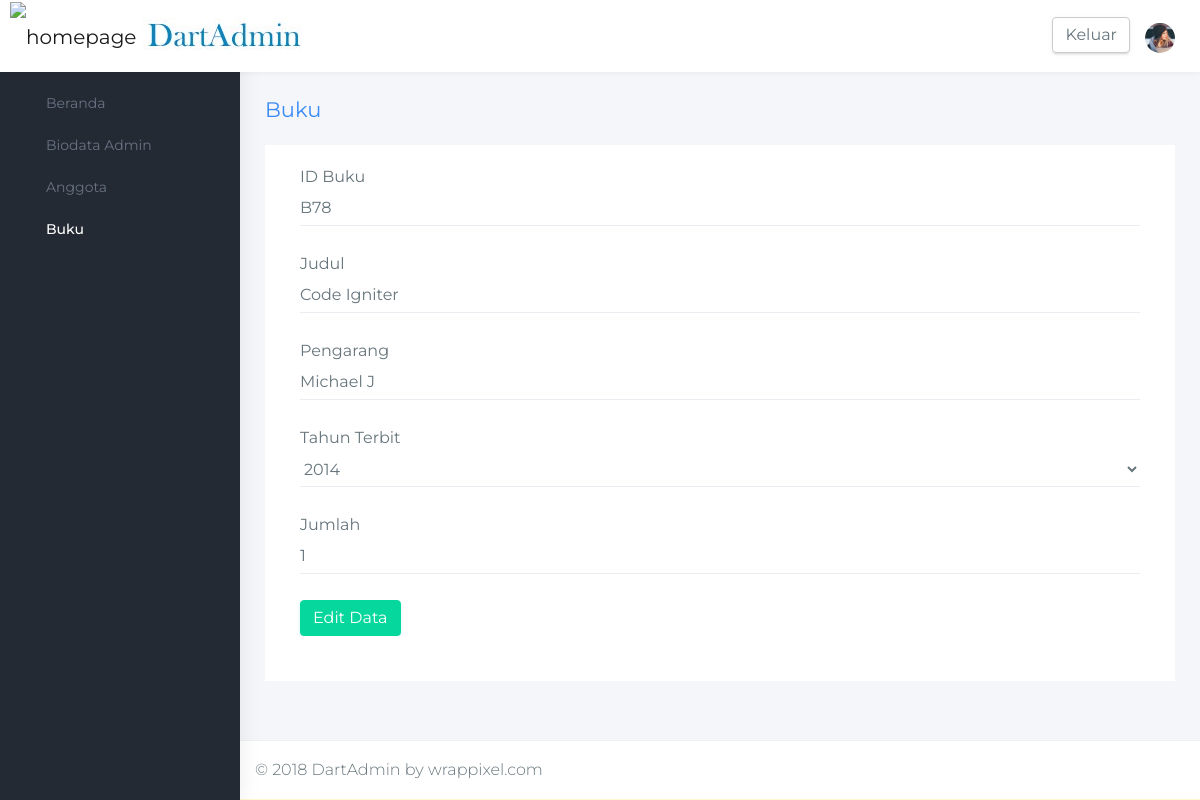
The page /index.php/buku/edit_data/B78 on the database its author committed.
### tables this page shows
CREATE TABLE `data_buku` (
  `id_buku` varchar(11) NOT NULL,
  `judul` varchar(100) NOT NULL,
  `pengarang` varchar(50) NOT NULL,
  `tahun_terbit` int(11) NOT NULL,
  `jumlah` int(11) NOT NULL
);

### application/controllers/Buku.php (called while the page is built, shortened)
<?php
class Buku extends CI_Controller {
	public function __construct()
    {
        $this->load->model('model_buku');
    }
	public function edit_data($id = 0)
	{
		$data['tombol_aksi'] = 'Edit Data';
		$data['module'] = 'buku/input_buku';
		if($id !== 0)
        	$data['buku'] = $this->model_buku->edit_data($id);
        else
        	redirect('index.php/buku');
        $this->load->view('index', $data);
	}
}

### index.php (called while the page is built, shortened)
<?php
require_once BASEPATH.'core/CodeIgniter.php';

### application/models/model_buku.php (called while the page is built, shortened)
<?php
class model_buku extends CI_Model
{
    function edit_data($id_buku) {
        return $this->db->get_where('data_buku', array('id_buku'=>$id_buku))->row();
    }
}

### application/views/buku/input_buku.php (the view, shortened to what this page needs)
<div class="row page-titles">
    <div class="col-md-5 align-self-center">
        <h3 class="text-themecolor">Buku</h3>
    </div>
</div>
<div class="card">
    <div class="card-body">
        <form class="form-horizontal form-material" action="<?php echo base_url('index.php/buku/simpan_data/'. ($buku ? $buku->id_buku : '')) ?>" method="post">
            <div class="form-group">
                <label class="col-md-12">ID Buku</label>
                <div class="col-md-12">
                    <input type="text" placeholder="" class="form-control form-control-line" name="id_buku" value="<?= $buku ? $buku->id_buku : '' ?>">
                </div>
            </div>
            <div class="form-group">
                <label for="example-email" class="col-md-12">Judul</label>
                <div class="col-md-12">
                    <input type="text" placeholder="" class="form-control form-control-line" name="judul" value="<?= $buku ? $buku->judul : '' ?>">
                </div>
            </div>
            <div class="form-group">
                <label class="col-md-12">Pengarang</label>
                <div class="col-md-12">
                    <input type="text" placeholder="" class="form-control form-control-line" name="pengarang" value="<?= $buku ? $buku->pengarang : '' ?>">
                </div>
            </div>
             <div class="form-group">
                <label class="col-sm-12">Tahun Terbit</label>
                <div class="col-sm-12">
                    <select class="form-control form-control-line" name="tahun_terbit">
                        <?php for ($i=1980; $i <= date('Y'); $i++) : ?>
                            <option value="<?php echo $i; ?>" <?= $buku ? ($buku->tahun_terbit == $i ? 'selected' : '') : ''?> ><?php echo $i; ?></option>
                        <?php endfor ?>
                    </select>
                </div>
            </div>
            <div class="form-group">
                <label class="col-md-12">Jumlah</label>
                <div class="col-md-12">
                    <input type="text" placeholder="" class="form-control form-control-line" name="jumlah" value="<?= $buku ? $buku->jumlah : '' ?>">
                </div>
            </div>
              <div class="form-group">
                <div class="col-sm-12">
                    <button class="btn btn-success"><?= $tombol_aksi  ?></button>
                </div>
            </div>
        </form>
    </div>
</div>

### css/colors/default-dark.css (style rules this page uses)
.text-themecolor { color: #398bf7 !important; }

### rows shown on the page
data_buku: id_buku "B78", judul "Code Igniter", pengarang "Michael J", tahun_terbit "2014", jumlah "1"

### other values the page prints
$tombol_aksi "Edit Data"
